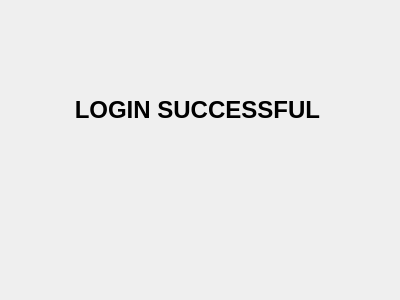
<?xml version="1.0" encoding="UTF-8"?>
<ui version="4.0">
 <class>Form</class>
 <widget class="QWidget" name="Form">
  <property name="geometry">
   <rect>
    <x>0</x>
    <y>0</y>
    <width>400</width>
    <height>300</height>
   </rect>
  </property>
  <property name="windowTitle">
   <string>Login Successful</string>
  </property>
  <widget class="QLabel" name="UserLabel">
   <property name="geometry">
    <rect>
     <x>0</x>
     <y>90</y>
     <width>401</width>
     <height>41</height>
    </rect>
   </property>
   <property name="text">
    <string>&lt;html&gt;&lt;head/&gt;&lt;body&gt;&lt;p align=&quot;center&quot;&gt;&lt;span style=&quot; font-size:18pt; font-weight:600;&quot;&gt;LOGIN SUCCESSFUL &lt;/span&gt;&lt;/p&gt;&lt;/body&gt;&lt;/html&gt;</string>
   </property>
  </widget>
 </widget>
 <resources/>
 <connections/>
</ui>
